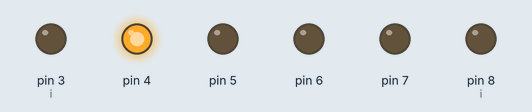
The sketch below on a simulated Arduino Uno, built with avr-gcc and run on an emulated ATmega328P. Parts: output pins drawn as LEDs (lit = HIGH).

Above: at 0.37 s.
At 0.87 s:
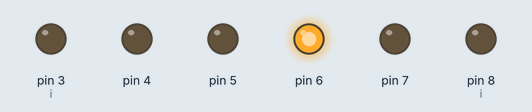
At 1.5 s:
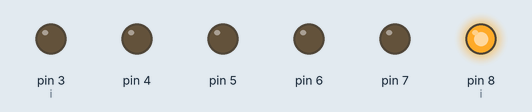
At 3.62 s:
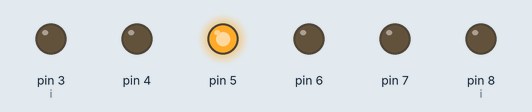
At 4.87 s:
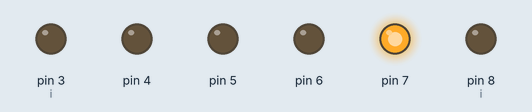
At 6.0 s:
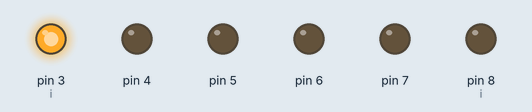
Timing chart, 0 to 6.9 s (numbered marks = the images above):
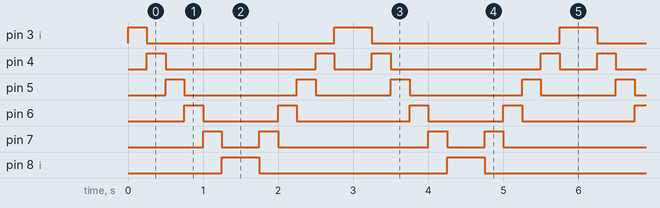

The sketch:

file1.ino
```cpp
void setup() {
  pinMode(3, OUTPUT);
  pinMode(4, OUTPUT);
  pinMode(5, OUTPUT);
  pinMode(6, OUTPUT);
  pinMode(7, OUTPUT);
  pinMode(8, OUTPUT);

}

void loop() {
  int i = 3;
  while (i <= 8) {
    digitalWrite(i, HIGH);
    int f = i-1;
    while(f >=3) {
      digitalWrite(f, LOW);
      f--;
    }
    f=i+1;
    while (f <= 8) {
      digitalWrite(f, LOW);
      f++;
    }
    delay(250);
    i++;
  }
  i = 8;
  while (i >= 3) {
    digitalWrite(i, HIGH);
    int f = i-1;
    while(f >=3) {
      digitalWrite(f, LOW);
      f--;
    }
    f=i+1;
    while (f <= 8) {
      digitalWrite(f, LOW);
      f++;
    }
    delay(250);
    i--;
  }

}
```

Measured:
- by itself, pin 3 (i): repeats every 3.0 s: LOW 2.5 s, HIGH 0.50 s
- by itself, pin 4: repeats every 3.0 s: LOW 2.0 s, HIGH 0.25 s, LOW 0.50 s, HIGH 0.25 s
- by itself, pin 5: repeats every 3.0 s: LOW 1.5 s, HIGH 0.25 s, LOW 1.0 s, HIGH 0.25 s
- by itself, pin 6: repeats every 3.0 s: LOW 1.0 s, HIGH 0.25 s, LOW 1.5 s, HIGH 0.25 s
- by itself, pin 7: repeats every 3.0 s: LOW 0.50 s, HIGH 0.25 s, LOW 2.0 s, HIGH 0.25 s
- by itself, pin 8 (i): alternates HIGH for 0.50 s and LOW for 2.5 s
